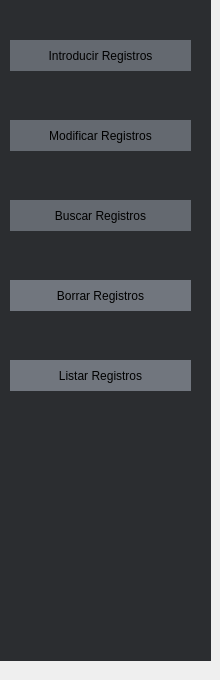
     <widget class="QWidget" name="page_3">
      <widget class="QWidget" name="layoutArchivo_3" native="true">
       <property name="geometry">
        <rect>
         <x>0</x>
         <y>-10</y>
         <width>211</width>
         <height>671</height>
        </rect>
       </property>
       <property name="palette">
        <palette>
         <active>
          <colorrole role="Base">
           <brush brushstyle="SolidPattern">
            <color alpha="255">
             <red>255</red>
             <green>255</green>
             <blue>255</blue>
            </color>
           </brush>
          </colorrole>
          <colorrole role="Window">
           <brush brushstyle="SolidPattern">
            <color alpha="255">
             <red>43</red>
             <green>45</green>
             <blue>48</blue>
            </color>
           </brush>
          </colorrole>
         </active>
         <inactive>
          <colorrole role="Base">
           <brush brushstyle="SolidPattern">
            <color alpha="255">
             <red>255</red>
             <green>255</green>
             <blue>255</blue>
            </color>
           </brush>
          </colorrole>
          <colorrole role="Window">
           <brush brushstyle="SolidPattern">
            <color alpha="255">
             <red>43</red>
             <green>45</green>
             <blue>48</blue>
            </color>
           </brush>
          </colorrole>
         </inactive>
         <disabled>
          <colorrole role="Base">
           <brush brushstyle="SolidPattern">
            <color alpha="255">
             <red>43</red>
             <green>45</green>
             <blue>48</blue>
            </color>
           </brush>
          </colorrole>
          <colorrole role="Window">
           <brush brushstyle="SolidPattern">
            <color alpha="255">
             <red>43</red>
             <green>45</green>
             <blue>48</blue>
            </color>
           </brush>
          </colorrole>
         </disabled>
        </palette>
       </property>
       <property name="autoFillBackground">
        <bool>true</bool>
       </property>
       <widget class="QWidget" name="wdRegistros4" native="true">
        <property name="geometry">
         <rect>
          <x>10</x>
          <y>290</y>
          <width>181</width>
          <height>31</height>
         </rect>
        </property>
        <property name="palette">
         <palette>
          <active>
           <colorrole role="Window">
            <brush brushstyle="SolidPattern">
             <color alpha="255">
              <red>113</red>
              <green>118</green>
              <blue>126</blue>
             </color>
            </brush>
           </colorrole>
          </active>
          <inactive>
           <colorrole role="Window">
            <brush brushstyle="SolidPattern">
             <color alpha="255">
              <red>113</red>
              <green>118</green>
              <blue>126</blue>
             </color>
            </brush>
           </colorrole>
          </inactive>
          <disabled>
           <colorrole role="Base">
            <brush brushstyle="SolidPattern">
             <color alpha="255">
              <red>113</red>
              <green>118</green>
              <blue>126</blue>
             </color>
            </brush>
           </colorrole>
           <colorrole role="Window">
            <brush brushstyle="SolidPattern">
             <color alpha="255">
              <red>113</red>
              <green>118</green>
              <blue>126</blue>
             </color>
            </brush>
           </colorrole>
          </disabled>
         </palette>
        </property>
        <property name="autoFillBackground">
         <bool>true</bool>
        </property>
        <widget class="QLabel" name="lb_registros4">
         <property name="geometry">
          <rect>
           <x>0</x>
           <y>0</y>
           <width>181</width>
           <height>31</height>
          </rect>
         </property>
         <property name="cursor">
          <cursorShape>OpenHandCursor</cursorShape>
         </property>
         <property name="text">
          <string>Borrar Registros</string>
         </property>
         <property name="alignment">
          <set>Qt::AlignCenter</set>
         </property>
        </widget>
       </widget>
       <widget class="QWidget" name="wdRegistros1" native="true">
        <property name="geometry">
         <rect>
          <x>10</x>
          <y>50</y>
          <width>181</width>
          <height>31</height>
         </rect>
        </property>
        <property name="palette">
         <palette>
          <active>
           <colorrole role="Window">
            <brush brushstyle="SolidPattern">
             <color alpha="255">
              <red>100</red>
              <green>105</green>
              <blue>112</blue>
             </color>
            </brush>
           </colorrole>
          </active>
          <inactive>
           <colorrole role="Window">
            <brush brushstyle="SolidPattern">
             <color alpha="255">
              <red>100</red>
              <green>105</green>
              <blue>112</blue>
             </color>
            </brush>
           </colorrole>
          </inactive>
          <disabled>
           <colorrole role="Base">
            <brush brushstyle="SolidPattern">
             <color alpha="255">
              <red>100</red>
              <green>105</green>
              <blue>112</blue>
             </color>
            </brush>
           </colorrole>
           <colorrole role="Window">
            <brush brushstyle="SolidPattern">
             <color alpha="255">
              <red>100</red>
              <green>105</green>
              <blue>112</blue>
             </color>
            </brush>
           </colorrole>
          </disabled>
         </palette>
        </property>
        <property name="autoFillBackground">
         <bool>true</bool>
        </property>
        <widget class="QLabel" name="lb_registros1">
         <property name="enabled">
          <bool>true</bool>
         </property>
         <property name="geometry">
          <rect>
           <x>0</x>
           <y>0</y>
           <width>181</width>
           <height>31</height>
          </rect>
         </property>
         <property name="cursor">
          <cursorShape>OpenHandCursor</cursorShape>
         </property>
         <property name="text">
          <string>Introducir Registros</string>
         </property>
         <property name="alignment">
          <set>Qt::AlignCenter</set>
         </property>
        </widget>
       </widget>
       <widget class="QWidget" name="wdArchivo2_4" native="true">
        <property name="geometry">
         <rect>
          <x>10</x>
          <y>130</y>
          <width>181</width>
          <height>31</height>
         </rect>
        </property>
        <property name="palette">
         <palette>
          <active>
           <colorrole role="Window">
            <brush brushstyle="SolidPattern">
             <color alpha="255">
              <red>100</red>
              <green>105</green>
              <blue>112</blue>
             </color>
            </brush>
           </colorrole>
          </active>
          <inactive>
           <colorrole role="Window">
            <brush brushstyle="SolidPattern">
             <color alpha="255">
              <red>100</red>
              <green>105</green>
              <blue>112</blue>
             </color>
            </brush>
           </colorrole>
          </inactive>
          <disabled>
           <colorrole role="Base">
            <brush brushstyle="SolidPattern">
             <color alpha="255">
              <red>100</red>
              <green>105</green>
              <blue>112</blue>
             </color>
            </brush>
           </colorrole>
           <colorrole role="Window">
            <brush brushstyle="SolidPattern">
             <color alpha="255">
              <red>100</red>
              <green>105</green>
              <blue>112</blue>
             </color>
            </brush>
           </colorrole>
          </disabled>
         </palette>
        </property>
        <property name="autoFillBackground">
         <bool>true</bool>
        </property>
        <widget class="QLabel" name="lb_registros2">
         <property name="geometry">
          <rect>
           <x>0</x>
           <y>0</y>
           <width>181</width>
           <height>31</height>
          </rect>
         </property>
         <property name="cursor">
          <cursorShape>OpenHandCursor</cursorShape>
         </property>
         <property name="text">
          <string>Modificar Registros</string>
         </property>
         <property name="alignment">
          <set>Qt::AlignCenter</set>
         </property>
        </widget>
       </widget>
       <widget class="QWidget" name="wdRegistros3" native="true">
        <property name="geometry">
         <rect>
          <x>10</x>
          <y>210</y>
          <width>181</width>
          <height>31</height>
         </rect>
        </property>
        <property name="palette">
         <palette>
          <active>
           <colorrole role="Window">
            <brush brushstyle="SolidPattern">
             <color alpha="255">
              <red>100</red>
              <green>105</green>
              <blue>112</blue>
             </color>
            </brush>
           </colorrole>
          </active>
          <inactive>
           <colorrole role="Window">
            <brush brushstyle="SolidPattern">
             <color alpha="255">
              <red>100</red>
              <green>105</green>
              <blue>112</blue>
             </color>
            </brush>
           </colorrole>
          </inactive>
          <disabled>
           <colorrole role="Base">
            <brush brushstyle="SolidPattern">
             <color alpha="255">
              <red>100</red>
              <green>105</green>
              <blue>112</blue>
             </color>
            </brush>
           </colorrole>
           <colorrole role="Window">
            <brush brushstyle="SolidPattern">
             <color alpha="255">
              <red>100</red>
              <green>105</green>
              <blue>112</blue>
             </color>
            </brush>
           </colorrole>
          </disabled>
         </palette>
        </property>
        <property name="autoFillBackground">
         <bool>true</bool>
        </property>
        <widget class="QLabel" name="lb_registros3">
         <property name="geometry">
          <rect>
           <x>0</x>
           <y>0</y>
           <width>181</width>
           <height>31</height>
          </rect>
         </property>
         <property name="cursor">
          <cursorShape>OpenHandCursor</cursorShape>
         </property>
         <property name="text">
          <string>Buscar Registros</string>
         </property>
         <property name="alignment">
          <set>Qt::AlignCenter</set>
         </property>
        </widget>
       </widget>
       <widget class="QWidget" name="wdRegistros5" native="true">
        <property name="geometry">
         <rect>
          <x>10</x>
          <y>370</y>
          <width>181</width>
          <height>31</height>
         </rect>
        </property>
        <property name="palette">
         <palette>
          <active>
           <colorrole role="Window">
            <brush brushstyle="SolidPattern">
             <color alpha="255">
              <red>113</red>
              <green>118</green>
              <blue>126</blue>
             </color>
            </brush>
           </colorrole>
          </active>
          <inactive>
           <colorrole role="Window">
            <brush brushstyle="SolidPattern">
             <color alpha="255">
              <red>113</red>
              <green>118</green>
              <blue>126</blue>
             </color>
            </brush>
           </colorrole>
          </inactive>
          <disabled>
           <colorrole role="Base">
            <brush brushstyle="SolidPattern">
             <color alpha="255">
              <red>113</red>
              <green>118</green>
              <blue>126</blue>
             </color>
            </brush>
           </colorrole>
           <colorrole role="Window">
            <brush brushstyle="SolidPattern">
             <color alpha="255">
              <red>113</red>
              <green>118</green>
              <blue>126</blue>
             </color>
            </brush>
           </colorrole>
          </disabled>
         </palette>
        </property>
        <property name="autoFillBackground">
         <bool>true</bool>
        </property>
        <widget class="QLabel" name="lb_registros5">
         <property name="geometry">
          <rect>
           <x>0</x>
           <y>0</y>
           <width>181</width>
           <height>31</height>
          </rect>
         </property>
         <property name="cursor">
          <cursorShape>OpenHandCursor</cursorShape>
         </property>
         <property name="text">
          <string>Listar Registros</string>
         </property>
         <property name="alignment">
          <set>Qt::AlignCenter</set>
         </property>
        </widget>
       </widget>
      </widget>
     </widget>
